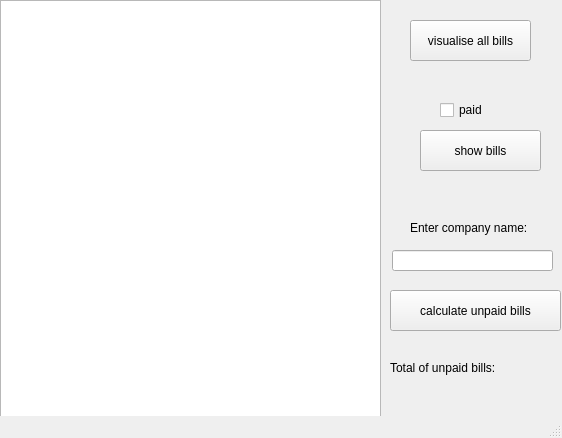
<?xml version="1.0" encoding="UTF-8"?>
<ui version="4.0">
 <class>mainWindow</class>
 <widget class="QMainWindow" name="mainWindow">
  <property name="geometry">
   <rect>
    <x>0</x>
    <y>0</y>
    <width>562</width>
    <height>438</height>
   </rect>
  </property>
  <property name="windowTitle">
   <string>mainWindow</string>
  </property>
  <widget class="QWidget" name="centralwidget">
   <widget class="QListWidget" name="listWidget">
    <property name="geometry">
     <rect>
      <x>0</x>
      <y>0</y>
      <width>381</width>
      <height>421</height>
     </rect>
    </property>
   </widget>
   <widget class="QPushButton" name="visualiseButton">
    <property name="geometry">
     <rect>
      <x>410</x>
      <y>20</y>
      <width>121</width>
      <height>41</height>
     </rect>
    </property>
    <property name="text">
     <string>visualise all bills</string>
    </property>
   </widget>
   <widget class="QPushButton" name="showUnpaidBillsButton">
    <property name="geometry">
     <rect>
      <x>420</x>
      <y>130</y>
      <width>121</width>
      <height>41</height>
     </rect>
    </property>
    <property name="text">
     <string>show bills</string>
    </property>
   </widget>
   <widget class="QLineEdit" name="lineEdit">
    <property name="geometry">
     <rect>
      <x>392</x>
      <y>250</y>
      <width>161</width>
      <height>21</height>
     </rect>
    </property>
   </widget>
   <widget class="QLabel" name="companyNameLabel">
    <property name="geometry">
     <rect>
      <x>410</x>
      <y>220</y>
      <width>151</width>
      <height>16</height>
     </rect>
    </property>
    <property name="text">
     <string>Enter company name:</string>
    </property>
   </widget>
   <widget class="QPushButton" name="calculateUnpaidBillsButton">
    <property name="geometry">
     <rect>
      <x>390</x>
      <y>290</y>
      <width>171</width>
      <height>41</height>
     </rect>
    </property>
    <property name="text">
     <string>calculate unpaid bills</string>
    </property>
   </widget>
   <widget class="QLabel" name="label">
    <property name="geometry">
     <rect>
      <x>390</x>
      <y>360</y>
      <width>181</width>
      <height>16</height>
     </rect>
    </property>
    <property name="text">
     <string>Total of unpaid bills:</string>
    </property>
   </widget>
   <widget class="QCheckBox" name="checkBox">
    <property name="geometry">
     <rect>
      <x>440</x>
      <y>100</y>
      <width>78</width>
      <height>20</height>
     </rect>
    </property>
    <property name="text">
     <string>paid</string>
    </property>
   </widget>
  </widget>
  <widget class="QStatusBar" name="statusbar"/>
 </widget>
 <resources/>
 <connections/>
</ui>
